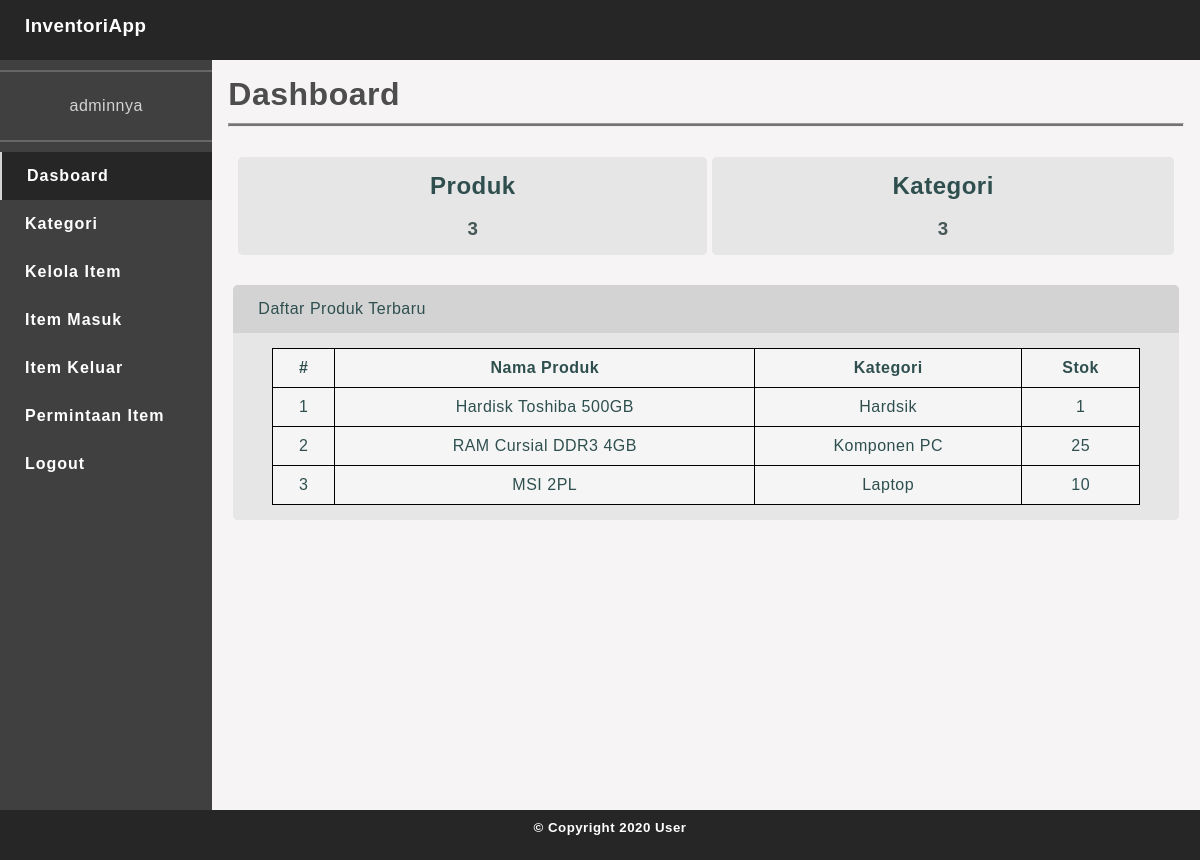
Page / (signed in) on the earlier database version.
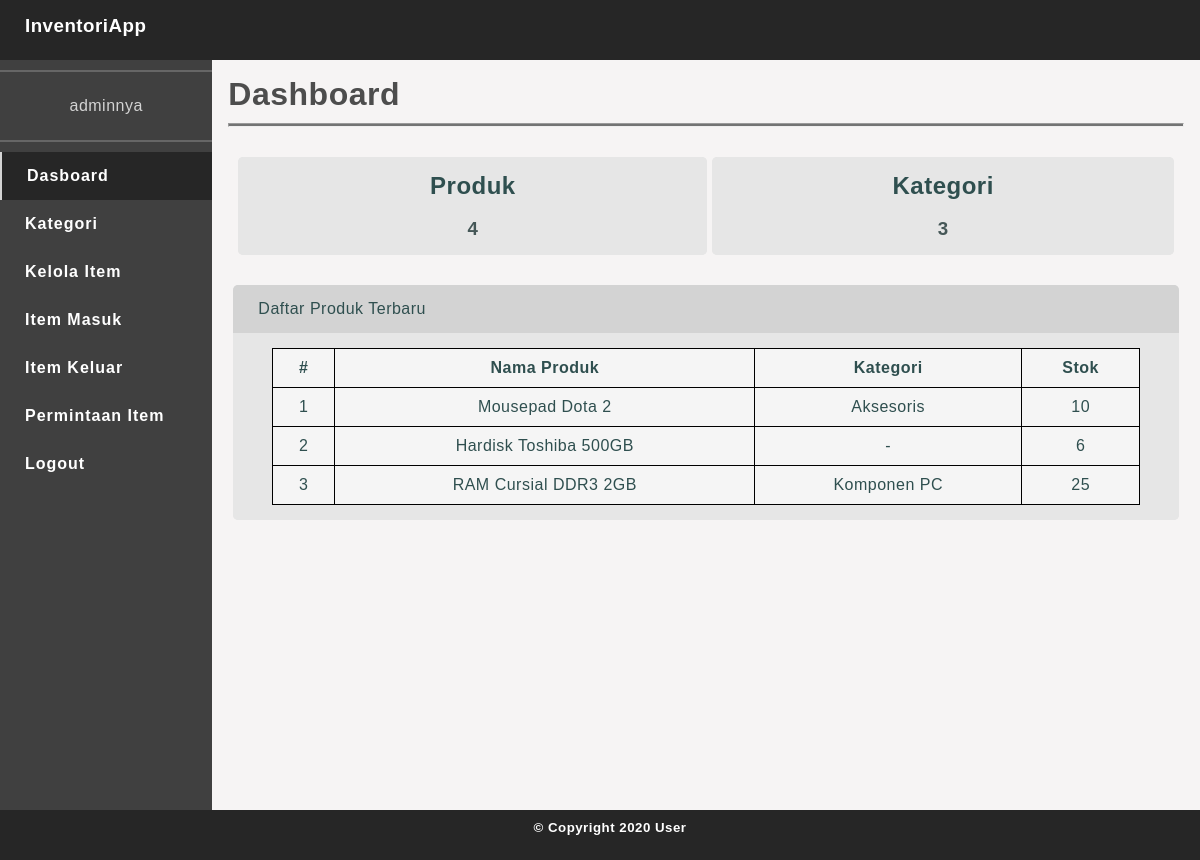
Same page on the later database version.
### tables this page shows
CREATE TABLE `tb_item` (
  `id_item` int(11) NOT NULL,
  `nama_supplier` varchar(30) NOT NULL,
  `nama_item` varchar(100) NOT NULL,
  `id_kat` int(11) DEFAULT NULL,
  `harga_beli` int(9) NOT NULL,
  `harga_jual` int(9) NOT NULL,
  `stok` int(11) NOT NULL,
  `tanggal` date NOT NULL
);

CREATE TABLE `tb_kategori` (
  `id_kat` int(11) NOT NULL,
  `nama_kat` varchar(30) NOT NULL,
  `deskripsi_kat` text NOT NULL
);

### index.php (the view, shortened to what this page needs)
<?php
include "config/config.php";
$nama_user = $_SESSION['nama_user'];
$page = isset($_GET['page']) ? $_GET['page'] : false;
?>
<!DOCTYPE html>
<html lang="en">
<head>
  <link rel="stylesheet" href="<?php echo BASE_URL . "css/style.css"; ?>">
</head>
<body>
  <div class="container">
    <div class="header">
      <h3>InventoriApp</h3>
    </div>
    <div class="flex-container">
      <div class="sidebar">
        <div class="user-panel">
          <?php
          if (isset($nama_user)) {
            echo $nama_user;
          } else {
            echo 'User';
          }
          ?>
        </div>
        <ul>
          <li class="<?php echo !$page ? 'active' : '' ?>"><a href="<?php echo BASE_URL . "index.php"; ?>">Dasboard</a></li>
          <li class="<?php echo $page == 'kategori' ? 'active' : '' ?>"><a href="<?php echo BASE_URL . "app/kategori/kategori.php?page=kategori"; ?>">Kategori</a></li>
          <li class="<?php echo $page == 'item' ? 'active' : '' ?>"><a href="<?php echo BASE_URL . "app/item/item.php?page=item"; ?>">Kelola Item</a></li>
          <li class="<?php echo $page == 'item-masuk' ? 'active' : '' ?>"><a href="<?php echo BASE_URL . "app/item/item-masuk.php?page=item-masuk"; ?>">Item Masuk</a></li>
          <li class="<?php echo $page == 'item-keluar' ? 'active' : '' ?>"><a href="<?php echo BASE_URL . "app/item/item-keluar.php?page=item-keluar"; ?>">Item Keluar</a></li>
          <li class="<?php echo $page == 'permintaan-item' ? 'active' : '' ?>"><a href="<?php echo BASE_URL . "app/item/permintaan-item.php?page=permintaan-item"; ?>">Permintaan Item</a></li>
          <li><a href="<?php echo BASE_URL . 'app/auth/proses-logout.php?logout=1'; ?>">Logout</a></li>
        </ul>
      </div>
      <div class="main-content" style="text-align: center;">
        <h1 style="text-align: left;">Dashboard</h1>
        <hr class="garis-hor">
        <?php
        $queryHitungProduk = "SELECT COUNT(nama_item) AS jml FROM tb_item";
        $execQuery = mysqli_query($db, $queryHitungProduk) or die('Eksekusi Perintah Query Gagal: ' . mysqli_error($db));
        $JumlahProduk = mysqli_fetch_assoc($execQuery);
        $queryHitungKategori = "SELECT COUNT(nama_kat) AS jml FROM tb_kategori";
        $execQuery = mysqli_query($db, $queryHitungKategori) or die('Eksekusi Perintah Query Gagal: ' . mysqli_error($db));
        $JumlahKategori = mysqli_fetch_assoc($execQuery);
        ?>
        <div class="box-baris">
          <div class="box-kolom" style="width: 49.60%;">
            <div class="card">
              <div class="card-body" style="border-radius: 5px;">
                <center>
                  <h2>Produk</h2><br>
                  <h3 style="color: #455757;">
                    <?php echo (!empty($JumlahProduk['jml'])) ? $JumlahProduk['jml'] : '0'; ?>
                  </h3>
                </center>
              </div>
            </div>
          </div>
          <div class="box-kolom" style="width: 48.82%;">
            <div class="card">
              <div class="card-body" style="border-radius: 5px;">
                <center>
                  <h2>Kategori</h2><br>
                  <h3 style="color: #455757;">
                    <?php echo (!empty($JumlahKategori['jml'])) ? $JumlahKategori['jml'] : '0'; ?>
                  </h3>
                </center>
              </div>
            </div>
          </div>
        </div>
        <div class="box-baris">
          <div class="box-kolom">
            <div class="card">
              <div class="card-header" style="text-align: left;">Daftar Produk Terbaru</div>
              <div class="card-body">
                <div style="width: 98%; margin: auto;">
                  <?php
                  $queryBaru = "SELECT * FROM tb_item LEFT JOIN tb_kategori ON tb_item.id_kat = tb_kategori.id_kat ORDER BY id_item DESC LIMIT 3";
                  $execQuery = mysqli_query($db, $queryBaru) or die('Eksekusi Perintah Query Gagal: ' . mysqli_error($db));
                  $no = 1;
                  ?>
                  <table class="table-strip" style="width: 100%; text-align: center;">
                    <thead>
                      <th>#</th>
                      <th>Nama Produk</th>
                      <th>Kategori</th>
                      <th>Stok</th>
                    </thead>
                    <tbody>
                      <?php if (mysqli_num_rows($execQuery) != 0) : ?>
                        <?php while ($data = mysqli_fetch_assoc($execQuery)) : ?>
                          <tr>
                            <td><?php echo $no++; ?></td>
                            <td><?php echo $data['nama_item']; ?></td>
                            <td><?php echo !empty($data['nama_kat']) ? $data['nama_kat'] : '-'; ?></td>
                            <td><?php echo $data['stok']; ?></td>
                          </tr>
                          <?php endwhile; ?>
                      <?php endif ?>
                    </tbody>
                  </table>
                </div>
              </div>
            </div>
          </div>
        </div>
      </div>
    </div>
    <footer class="footer">
      <h5>&copy; Copyright 2020 User</h5>
    </footer>
  </div>
</body>
</html>

### css/style.css (style rules this page uses)
* { padding: 0; margin: 0; font-family: 'Gill Sans', 'Gill Sans MT', Calibri, 'Trebuchet MS', sans-serif; letter-spacing: 0.5px; }
html, body { height: 100%; padding: 0; margin: 0; background-color: #f6f4f4; }
.container { height: 100%; padding: 0; margin: 0; }
.header { background-color: #262626; color: white; padding: 15px 25px; height: 30px; }
.flex-container { display: flex; align-items: stretch; min-height: 100vh; }
.sidebar { background-color: #404040; flex: 1; }
.user-panel { background-color: #404040; border-top: #666666 solid 2px; border-bottom: #666666 solid 2px; padding: 25px 10px; margin: 10px 0; text-align: center; color: lightgray; }
.main-content { color: #4d4d4d; flex: 4.5; padding: 1rem; padding-bottom: 5rem; }
.footer { position: fixed; height: 30px; padding: 10px 10px; left: 0; bottom: 0; width: 100%; background-color: #262626; color: white; text-align: center; }
ul { list-style-type: none; margin: 0; padding: 0; overflow: hidden; background-color: #404040; }
a { text-decoration: none; }
.sidebar ul li a { display: block; color: white; padding: 15px 25px; text-decoration: none; font-weight: bold; letter-spacing: 1px; }
.sidebar ul li { padding: 0; }
.active { background-color: #262626; color: lightgray; border-left: 2px solid; }
.card { background-color: #e6e6e6; color: darkslategray; border-radius: 5px; }
.card-header { background-color: lightgray; padding: 15px 25px; border-radius: 5px 5px 0 0; }
.card-body { background-color: #e6e6e6; padding: 15px 30px; border-radius: 0 0 5px 5px; }
.table-strip, .table-strip th, .table-strip td { border: 1px black solid; border-collapse: collapse; padding: 10px; background-color: whitesmoke; }
.box-baris { margin: 5px; margin-bottom: 10px; }
.box-kolom { width: 100%; display: inline-block; margin-bottom: 20px; }
.garis-hor { height: 2px; background-color: #737373; margin-top:10px; margin-bottom:30px }

Differences in the rows shown:
no longer on this page (row edited): tb_item: nama_item "MSI 2PL", id_kat.nama_kat "Laptop", stok "10"
added tb_item: nama_item "Mousepad Dota 2", id_kat.nama_kat "Aksesoris", stok "10"
changed tb_item "Hardisk Toshiba 500GB": stok "1" → "6"; id_kat.nama_kat "Hardsik" → (not shown); now shows "-"
changed tb_item "Komponen PC": nama_item "RAM Cursial DDR3 4GB" → "RAM Cursial DDR3 2GB"
Other differences:
$JumlahProduk['jml']: "3" → "4"
